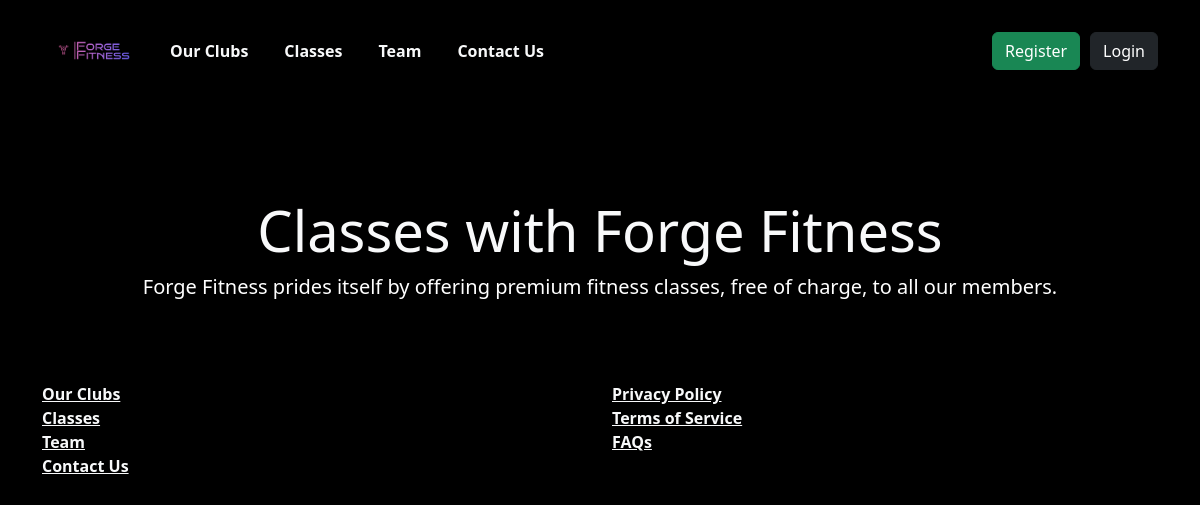
The app's page /classes/, older data.
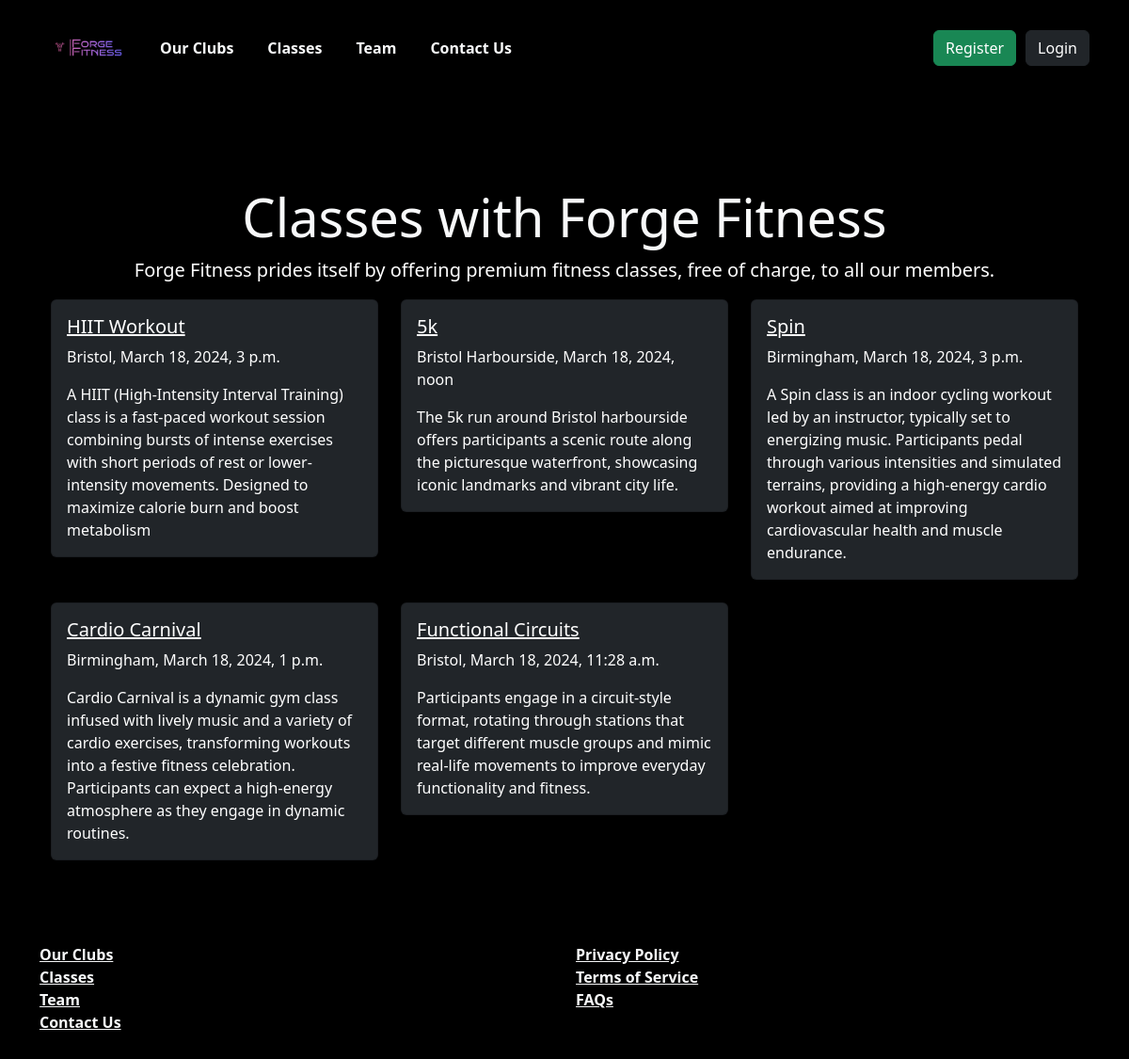
The same page, newer data.
### forgefitnessweb/models.py (models this page shows, shortened)
class Sessions(models.Model):
    title = models.CharField(max_length=200, unique=True)
    location = models.CharField(max_length=200)
    time = models.TimeField()
    date = models.DateField()
    description = models.TextField(blank=True)
    slug = models.SlugField(max_length=200, unique=True, blank=True)

### forgefitnessweb/views.py (the view)
# urls.py: path("classes/", views.SessionList.as_view(), name="classes"),
class SessionList(generic.ListView):
    model = Sessions
    template_name = 'classes.html'
    paginate_by = 6

### forgefitnessweb/templates/classes.html (shortened to what this page needs)
{% extends "base.html" %}
{% load static %}
{% block content %}
<section class="container-fluid py-5">
    <div class="row align-items-center">
        <div class="col-md-12 text-center">
            <h1 class="display-4 text-light font-weight-bold">Classes with Forge Fitness</h1>
            <p class="lead text-white">
                Forge Fitness prides itself by offering premium fitness classes, free of charge, to all our members.
            </p>
        </div>
        <div class="container">
            <div class="row">
                {% for session in object_list %}
                <div class="col-md-4 mb-4">
                    <div class="card bg-dark text-white">
                        <div class="card-body">
                            <h5 class="card-title"><a href="{% url 'session-detail' session.slug %}" class="text-white">{{ session.title }}</a></h5>
                            <p class="card-text">{{ session.location }}, {{ session.date }}, {{ session.time }}</p>
                            <p class="card-text">{{ session.description }}</p>
                        </div>
                    </div>
                </div>
                {% endfor %}
            </div>
        </div>
    </div>
</section>
{% endblock %}

### templates/base.html (shortened to what this page needs)
{% load static %}
{% url 'account_login' as login_url %}
{% url 'account_signup' as signup_url %}
{% url 'account_logout' as logout_url %}
<!DOCTYPE html>
<html lang="en">
<head>
     <link rel="stylesheet" href="https://cdn.jsdelivr.net/npm/bootstrap@5.3.2/dist/css/bootstrap.min.css">
     <link rel="stylesheet" href="{% static 'css/style.css' %}">
</head>
<body>
      <nav class="navbar navbar-expand-lg navbar-light">
        <div class="container">
            <a class="navbar-brand" href="{% url 'index' %}"><img class="logo" src="{% static 'media/images/forge-fitness-hr.png' %}" alt="Forge Fitness"></a>
            <div class="collapse navbar-collapse" id="navbarSupportedContent">
                <ul class="navbar-nav mr-auto">
                    <li class="nav-item">
                        <a class="nav-link text-light" href="#">Our Clubs</a>
                    </li>
                    <li class="nav-item">
                        <a class="nav-link text-light" href="{% url 'classes' %}">Classes</a>
                    </li>
                    <li class="nav-item">
                        <a class="nav-link text-light" href="#">Team</a>
                    </li>
                    <li class="nav-item">
                        <a class="nav-link text-light" href="#">Contact Us</a>
                    </li>
                </ul>
            </div>
                <div class="buttons">
                    {% if user.is_authenticated %}
                    <a href="{% url 'profile' %}" class="btn btn-primary">Profile</a>
                    <a class="btn btn-dark {% if request.path == logout_url %}active{% endif %}" aria-current="page" href="{% url 'account_logout' %}">Logout</a>
                    {% else %}
                    <a class="btn btn-success {% if request.path == signup_url %}active{% endif %}" aria-current="page" href="{% url 'account_signup' %}">Register</a>
                    <a class="btn btn-dark {% if request.path == login_url %}active{% endif %}" aria-current="page" href="{% url 'account_login' %}">Login</a>
                    {% endif %}
                </div>
        </div>
    </nav>
  <main class="container mt-5">
    {% block content %}{% endblock content %}
  </main>
    <footer class="footer mt-auto py-3">
      <div class="container">
          <div class="row">
              <div class="col">
                  <ul class="list-unstyled">
                      <li><a class="text-light" href="#">Our Clubs</a></li>
                      <li><a class="text-light" href="#">Classes</a></li>
                      <li><a class="text-light" href="#">Team</a></li>
                      <li><a class="text-light" href="#">Contact Us</a></li>
                  </ul>
              </div>
              <div class="col">
                  <ul class="list-unstyled">
                      <li><a class="text-light" href="#">Privacy Policy</a></li>
                      <li><a class="text-light" href="#">Terms of Service</a></li>
                      <li><a class="text-light" href="#">FAQs</a></li>
                  </ul>
              </div>
          </div>
      </div>
  </footer>
</body>
</html>

### static/css/style.css (style rules this page uses)
body { background-color: #000000; }
.logo { max-height: 100px; max-width: 100px; margin-right: 20px; }
.navbar-brand { margin-right: auto; }
.nav-item a { font-weight: bold; margin-right: 20px; }
.buttons { display: flex; align-items: center; gap: 10px; }
.buttons .btn { color: #fff; }
.footer .list-unstyled li a { color: #fff; font-weight: bold; }

Row changes from the older to the newer data that the page shows:
added Sessions: title "HIIT Workout", location "Bristol", date "March 18, 2024", time "3 p.m.", description "A HIIT (High-Intensity Interval Training) class is a fast-paced workout session combining bursts of intense exercises with short periods of rest or lower-intensity movements. Designed to maximize calorie burn and boost metabolism"
added Sessions: title "5k", location "Bristol Harbourside", date "March 18, 2024", time "noon", description "The 5k run around Bristol harbourside offers participants a scenic route along the picturesque waterfront, showcasing iconic landmarks and vibrant city life."
added Sessions: title "Spin", location "Birmingham", date "March 18, 2024", time "3 p.m.", description "A Spin class is an indoor cycling workout led by an instructor, typically set to energizing music. Participants pedal through various intensities and simulated terrains, providing a high-energy cardio workout aimed at improving cardiovascular health and muscle endurance."
added Sessions: title "Cardio Carnival", location "Birmingham", date "March 18, 2024", time "1 p.m.", description "Cardio Carnival is a dynamic gym class infused with lively music and a variety of cardio exercises, transforming workouts into a festive fitness celebration. Participants can expect a high-energy atmosphere as they engage in dynamic routines."
added Sessions: title "Functional Circuits", location "Bristol", date "March 18, 2024", time "11:28 a.m.", description "Participants engage in a circuit-style format, rotating through stations that target different muscle groups and mimic real-life movements to improve everyday functionality and fitness."
